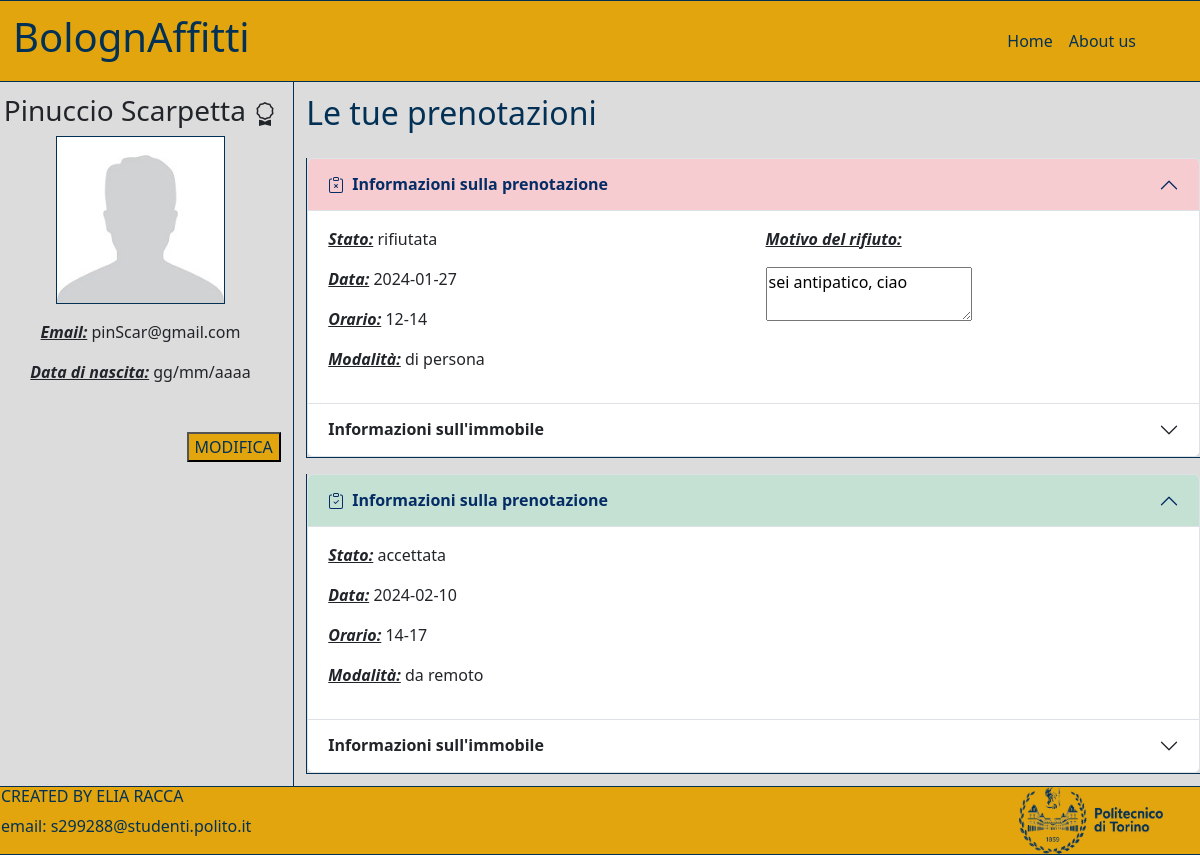
Page /profilo/2 (signed in) on the committed database.
### tables this page shows
CREATE TABLE "UTENTI" (
	"id_utente"	INTEGER NOT NULL UNIQUE,
	"email"	TEXT NOT NULL UNIQUE,
	"password"	TEXT NOT NULL,
	"nome"	TEXT NOT NULL,
	"cognome"	TEXT NOT NULL,
	"isLocatore"	INTEGER NOT NULL,
	"isProfessionista"	INTEGER NOT NULL,
	"dataNascita"	TEXT,
	"imgProfilo"	TEXT,
	PRIMARY KEY("id_utente" AUTOINCREMENT)
);

CREATE TABLE "PRENOTAZIONI" (
	"id_prenotazione"	INTEGER NOT NULL UNIQUE,
	"id_annuncio"	INTEGER NOT NULL,
	"id_cliente"	INTEGER NOT NULL,
	"modalita"	INTEGER NOT NULL,
	"data"	TEXT NOT NULL,
	"orario"	INTEGER NOT NULL,
	"stato"	TEXT NOT NULL,
	"motivoRifiuto"	TEXT,
	PRIMARY KEY("id_prenotazione" AUTOINCREMENT),
	FOREIGN KEY("id_cliente") REFERENCES "UTENTI"("id_utente"),
	FOREIGN KEY("id_annuncio") REFERENCES "ANNUNCI"("id_annuncio")
);

### app.py (the view)
@app.route('/profilo/<int:id>')
@login_required
def profiloCliente(id):
    utente_db = dao.get_user_by_id(id)
    prenotazioni_db = dao.get_prenotazioni_cliente(id)
    return render_template('profiloCliente.html', cliente = utente_db, prenotazioni = prenotazioni_db)

### app.py (called while the page is built)
@login_manager.user_loader
def load_user(user_id):
    db_user = dao.get_user_by_id(user_id)
    if db_user is not None:
        user = User(id=db_user['id_utente'], email=db_user['email'], nome=db_user['nome'], cognome=db_user['cognome'], password=db_user['password'], isLocatore=db_user['isLocatore'], isProfessionista=db_user['isProfessionista'], dataNascita=db_user['dataNascita'], imgProfilo=db_user['imgProfilo'])
        return user
    else:
        return None

### dao.py (called while the page is built)
def get_user_by_id(user_id):
    conn = sqlite3.connect('db/dbAffitti.db')
    conn.row_factory = sqlite3.Row
    cursor = conn.cursor()
    sql = 'SELECT * FROM UTENTI WHERE id_utente=?'
    cursor.execute(sql, (user_id, ))
    result = cursor.fetchone()
    cursor.close()
    conn.close()
    return result

def get_prenotazioni_cliente(id_cliente):
    conn = sqlite3.connect('db/dbAffitti.db')
    conn.row_factory = sqlite3.Row
    cursor = conn.cursor()
    sql = 'SELECT * FROM PRENOTAZIONI, ANNUNCI WHERE id_cliente=? AND PRENOTAZIONI.id_annuncio=ANNUNCI.id_annuncio'
    cursor.execute(sql, (id_cliente, ))
    result = cursor.fetchall()
    cursor.close()
    conn.close()
    return result

### templates/profiloCliente.html (shortened to what this page needs)
{% extends "base.html" %}
{%block aside%}
<h3 class="text-center">{{cliente.nome}} {{cliente.cognome}} </h3>
{%if cliente.imgProfilo == ''%}
<img class="fotoUtente" src="{{url_for('static', filename = 'user.jpg')}}">
{%else%}
<img class="fotoUtente" src="{{url_for('static', filename = cliente.imgProfilo)}}">
{%endif%}
<div class="text-center mt-3">
    <p><em class="fw-semibold text-decoration-underline">Email:</em> {{cliente.email}}</p>
    {%if cliente.dataNascita != ''%}
    <p><em class="fw-semibold text-decoration-underline">Data di nascita:</em> {{cliente.dataNascita[8:10]}}/{{cliente.dataNascita[5:7]}}/{{cliente.dataNascita[0:4]}}</p>
    {%else%}
    <p><em class="fw-semibold text-decoration-underline">Data di nascita:</em> gg/mm/aaaa</p>
    {%endif%}
</div>
<div class="d-flex flex-row-reverse mt-5">
    <button class="bottoneModifica"><a class="text-decoration-none text-reset" href="{{url_for('modifica_profilo', id = cliente.id_utente )}}">MODIFICA</a></button>
</div>
{%endblock%}
{%block corpo%}
<h2 class="titolo">Le tue prenotazioni</h2>
{%for prenotazione in prenotazioni%}
<article class="prenotazione mt-3">
    <div class="accordion" id="accordionExample">
        <div class="accordion-item">
            {%if prenotazione.stato == 'accettata' %}
            <h2 class="accordion-header">
                <button class="accordion-button bg-success bg-opacity-25" type="button" data-bs-toggle="collapse" data-bs-target="#collapse{{prenotazione.id_prenotazione}}" aria-expanded="true" aria-controls="collapse{{prenotazione.id_prenotazione}}">
                       <strong>Informazioni sulla prenotazione</strong></button>
            </h2>
            {%endif%}
            {%if prenotazione.stato == 'rifiutata' %}
            <h2 class="accordion-header">
                <button class="accordion-button bg-danger bg-opacity-25" type="button" data-bs-toggle="collapse" data-bs-target="#collapse{{prenotazione.id_prenotazione}}" aria-expanded="true" aria-controls="collapse{{prenotazione.id_prenotazione}}">
                       <strong>Informazioni sulla prenotazione</strong></button>
            </h2>
            {%endif%}
            <div id="collapse{{prenotazione.id_prenotazione}}" class="accordion-collapse collapse show">
                <div class="accordion-body row">
                    <section class="col-lg-6 col-sm-12">
                        <p><em class="fw-semibold text-decoration-underline">Stato:</em> {{prenotazione.stato}}</p>
                        <p><em class="fw-semibold text-decoration-underline">Data:</em> {{prenotazione.data}}</p>
                        {%if prenotazione.orario == 2%}
                        <p><em class="fw-semibold text-decoration-underline">Orario:</em> 12-14</p>
                        {%endif%}
                        {%if prenotazione.orario == 3%}
                        <p><em class="fw-semibold text-decoration-underline">Orario:</em> 14-17</p>
                        {%endif%}
                        {%if prenotazione.modalita == 0%}
                        <p><em class="fw-semibold text-decoration-underline">Modalità:</em> di persona</p>
                        {%endif%}
                        {%if prenotazione.modalita == 1%}
                        <p><em class="fw-semibold text-decoration-underline">Modalità:</em> da remoto</p>
                        {%endif%}
                    </section>
                    <section class="col">
                        {%if prenotazione.stato == 'rifiutata' %}
                        <p><em class="fw-semibold text-decoration-underline">Motivo del rifiuto:</em></p>
                        <textarea readonly>{{prenotazione.motivoRifiuto}}</textarea>
                        {%endif%}
                    </section>
                </div>
            </div>
        </div>
        <div class="accordion-item">
            <h2 class="accordion-header">
                <button class="accordion-button collapsed" type="button" data-bs-toggle="collapse" data-bs-target="#collapseTwo{{prenotazione.id_prenotazione}}" aria-expanded="false" aria-controls="collapseTwo{{prenotazione.id_prenotazione}}">
                <strong>Informazioni sull'immobile</strong></button>
            </h2>
        </div>
    </div>
</article>
{%endfor%}
{%endblock%}

### static/style.css (style rules this page uses)
.fotoUtente { width: 60%; margin-left: 20%; height: auto; border-style: solid; border-color: #033155; border-width: 0.5px; }
.bottoneModifica { color: #033155; background-color: #e2a50e; position: sticky; }
.titolo { color: #033155; padding-bottom: 1%; }
.prenotazione { background-color: transparent; border-bottom-color: #033155; border-left-color: #033155; border-top-width: 0px; border-right-width: 0px; border-bottom-width: 0.5px; border-left-width: 0.5px; border-bottom-style: solid; border-left-style: solid; }

### rows in the picture
UTENTI: nome "Pinuccio", cognome "Scarpetta", email "pinScar@gmail.com"
PRENOTAZIONI: stato "rifiutata", data "2024-01-27", shows "Orario:", orario "12-14", shows "Modalità:", modalita "di persona", motivoRifiuto "sei antipatico, ciao"
PRENOTAZIONI: stato "accettata", data "2024-02-10", shows "Orario:", orario "14-17", shows "Modalità:", modalita "da remoto"
